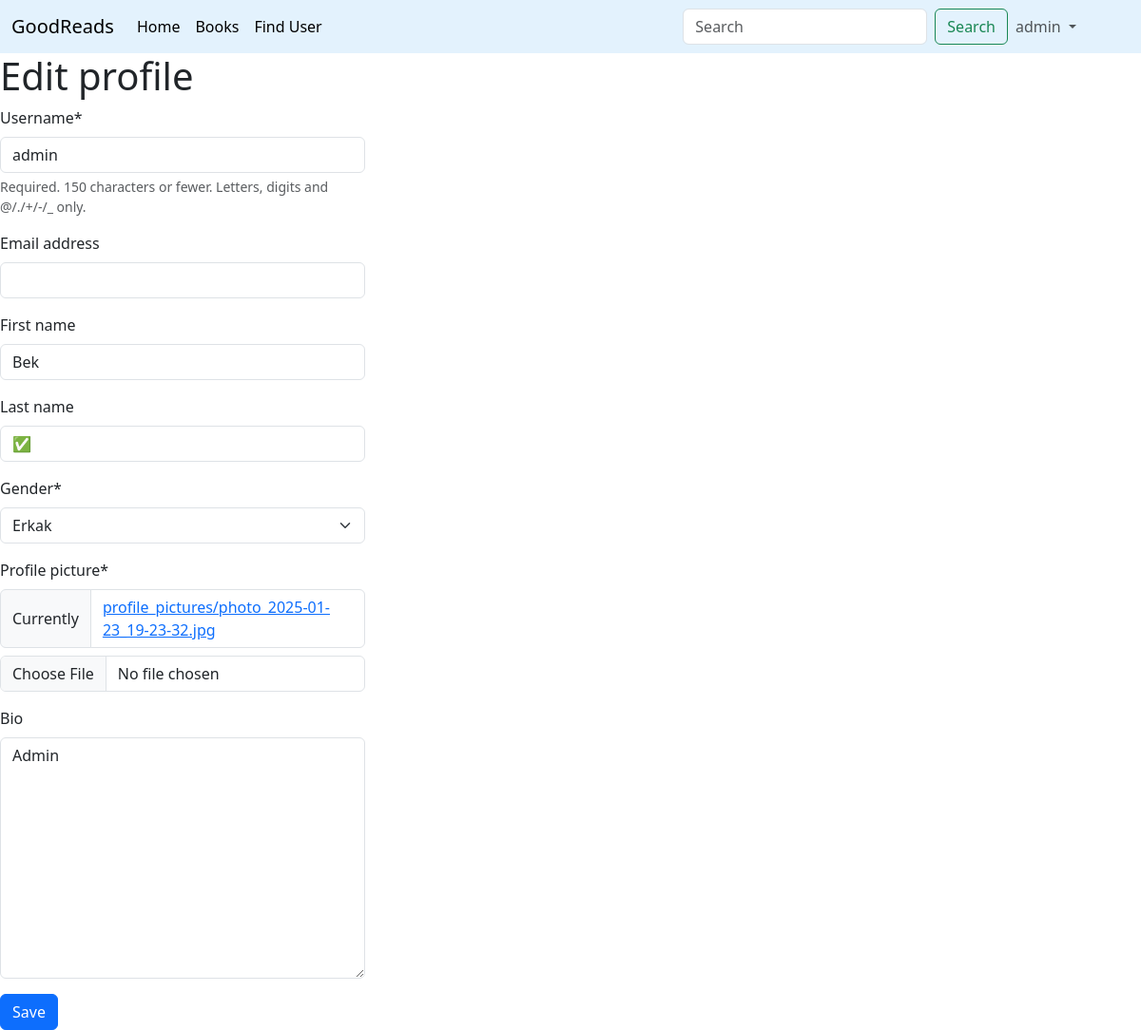
/users/profile/edit (signed in), run on the app's committed database.
### users/models.py (models this page shows, shortened)
class CustomUser(AbstractUser):
    profile_picture = models.ImageField(default='profile_pictures/default.png', upload_to='profile_pictures')
    gender = models.CharField(max_length=10, choices=(('Male', 'Erkak'), ('Female', 'Ayol')), default='Male')
    bio = models.TextField(default="", blank=True)

### users/views.py (the view, shortened to what this page needs)
# urls.py: path('profile/edit',EditProfile.as_view(),name='edit_profile'),
class EditProfile(View):
    def get(self, request):
        user_form = ProfileForm(instance=request.user)
        return render(request, 'user/edit_profile.html', {'user_form': user_form})

### users/forms.py
class ProfileForm(forms.ModelForm):
    class Meta:
        model = CustomUser
        fields = ['username','email','first_name', 'last_name', 'gender','profile_picture', 'bio' ]

### users/templates/user/edit_profile.html (shortened to what this page needs)
{% extends 'base.html' %}
{% load crispy_forms_tags %}
{% block content %}
<h1>Edit profile</h1>
<div class="row">
    <div class="col-4">
        <form action="" method="post" enctype="multipart/form-data">
            {{ user_form | crispy }}
            <button type="submit" class="btn btn-primary">Save</button>
        </form>
    </div>
</div>
{% endblock %}

### templates/base.html (shortened to what this page needs)
{% load static %}
<!DOCTYPE html>
<html lang="en">
<head>
<link href="https://cdn.jsdelivr.net/npm/bootstrap@5.3.3/dist/css/bootstrap.min.css" rel="stylesheet">
<link rel="stylesheet" href="{% static 'css/main.css' %}">
</head>
<body>
<nav class="navbar navbar-expand-lg" style="background-color: #e3f2fd;">
  <div class="container-fluid">
    <a class="navbar-brand" href="{% url 'landing_page' %}">GoodReads</a>
    <div class="collapse navbar-collapse" id="navbarSupportedContent">
      <ul class="navbar-nav me-auto mb-2 mb-lg-0">
        <li class="nav-item">
          <a class="nav-link active" aria-current="page" href="{% url 'home' %}">Home</a>
        </li>
        <ul class="navbar-nav me-auto mb-2 mb-lg-0">
            <li class="nav-item">
              <a class="nav-link active" aria-current="page" href="{% url 'book:book_list' %}">Books</a>
            </li>
        </ul>
        <li class="nav-item">
          <a class="nav-link active" aria-current="page" href="{% url 'user:user_list' %}"> Find User</a>
        </li>
      </ul>
      <form class="d-flex" role="search" action="{% url 'book:book_list' %}">
        <input class="form-control me-2" type="search" placeholder="Search" aria-label="Search" name="q">
        <button class="btn btn-outline-success" type="submit">Search</button>
      </form>
        {% if request.user.is_authenticated %}
        <div class="me-5">
            <ul class="navbar-nav ms-auto">
                <li class="nav-item dropdown">
                    <a class="nav-link dropdown-toggle" href="#" role="button" data-bs-toggle="dropdown" aria-expanded="false">
                        {{ request.user.username }}
                    </a>
                </li>
            </ul>
        </div>
        {% else %}
            <a class="btn btn-outline-primary" href="{% url 'user:login' %}">Login</a>
        {% endif %}
    </div>
  </div>
</nav>
{% block content %}
{% endblock %}
</body>
</html>

### data on the page
CustomUser: user.username "admin", username "admin", first_name "Bek", last_name "✅", gender "Erkak", bio "Admin"
